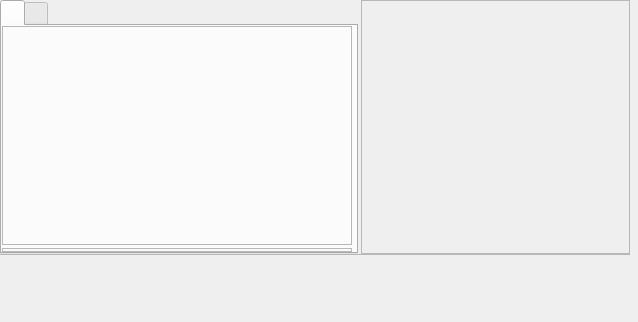
<?xml version="1.0" encoding="UTF-8"?>
<ui version="4.0">
  <class>MDIMetaMaterial</class>
  <widget class="QWidget" name="MDIMetaMaterial">
    <property name="geometry">
      <rect>
        <x>0</x>
        <y>0</y>
        <width>638</width>
        <height>322</height>
      </rect>
    </property>
    <property name="windowTitle">
      <string>MDIMetaMaterial</string>
    </property>
    <widget class="QSplitter" name="Splitter1">
      <property name="geometry">
        <rect>
          <x>358</x>
          <y>0</y>
          <width>3</width>
          <height>254</height>
        </rect>
      </property>
      <!-- vcl-align: alRight → arrange in a Qt layout manager -->
    </widget>
    <widget class="QTabWidget" name="PCNode">
      <property name="geometry">
        <rect>
          <x>0</x>
          <y>0</y>
          <width>358</width>
          <height>254</height>
        </rect>
      </property>
      <widget class="QWidget" name="tsAttributes">
        <property name="geometry">
          <rect>
            <x>0</x>
            <y>0</y>
            <width>1</width>
            <height>1</height>
          </rect>
        </property>
        <widget class="QSplitter" name="Splitter2">
          <property name="geometry">
            <rect>
              <x>0</x>
              <y>219</y>
              <width>350</width>
              <height>1</height>
            </rect>
          </property>
        </widget>
        <widget class="QFrame" name="Attributes">
          <property name="geometry">
            <rect>
              <x>0</x>
              <y>0</y>
              <width>350</width>
              <height>219</height>
            </rect>
          </property>
          <property name="frameShape">
            <enum>QFrame::StyledPanel</enum>
          </property>
        </widget>
        <widget class="QFrame" name="TB">
          <property name="geometry">
            <rect>
              <x>0</x>
              <y>222</y>
              <width>350</width>
              <height>4</height>
            </rect>
          </property>
          <property name="frameShape">
            <enum>QFrame::StyledPanel</enum>
          </property>
        </widget>
      </widget>
      <widget class="QWidget" name="tsMaterial">
        <property name="geometry">
          <rect>
            <x>0</x>
            <y>0</y>
            <width>1</width>
            <height>1</height>
          </rect>
        </property>
        <property name="windowTitle">
          <string>Material</string>
        </property>
        <widget class="QFrame" name="P3">
          <property name="geometry">
            <rect>
              <x>0</x>
              <y>0</y>
              <width>350</width>
              <height>226</height>
            </rect>
          </property>
          <property name="frameShape">
            <enum>QFrame::NoFrame</enum>
          </property>
          <!-- vcl-align: alClient → arrange in a Qt layout manager -->
        </widget>
      </widget>
    </widget>
    <widget class="QFrame" name="Panel1">
      <property name="geometry">
        <rect>
          <x>0</x>
          <y>254</y>
          <width>630</width>
          <height>1</height>
        </rect>
      </property>
      <property name="frameShape">
        <enum>QFrame::StyledPanel</enum>
      </property>
    </widget>
    <widget class="QFrame" name="Panel2">
      <property name="geometry">
        <rect>
          <x>361</x>
          <y>0</y>
          <width>269</width>
          <height>254</height>
        </rect>
      </property>
      <property name="windowTitle">
        <string>Panel2</string>
      </property>
      <property name="frameShape">
        <enum>QFrame::StyledPanel</enum>
      </property>
      <!-- vcl-align: alRight → arrange in a Qt layout manager -->
    </widget>
  </widget>
  <resources/>
  <connections/>
</ui>
